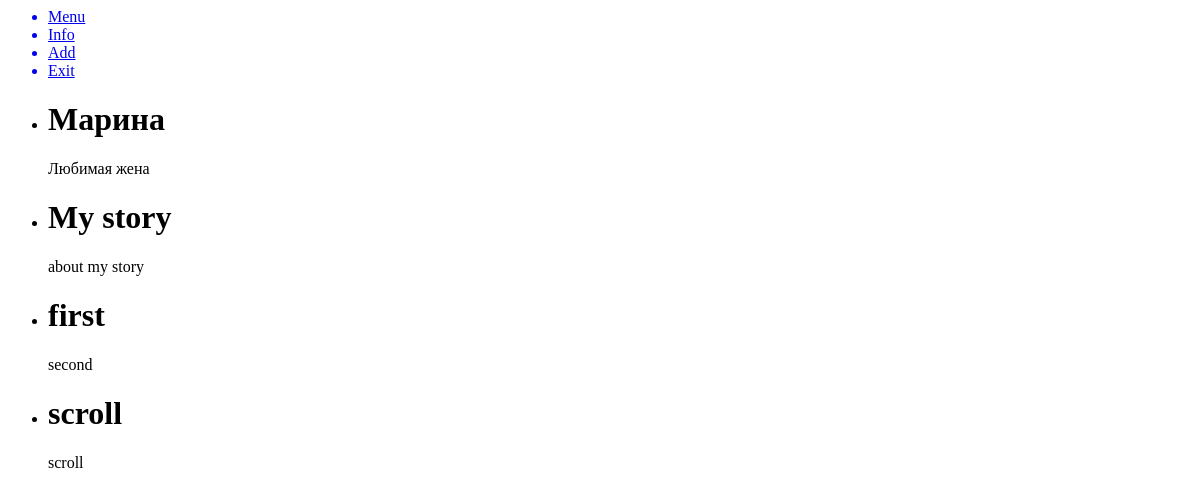
The page /info/ on the database as committed earlier.
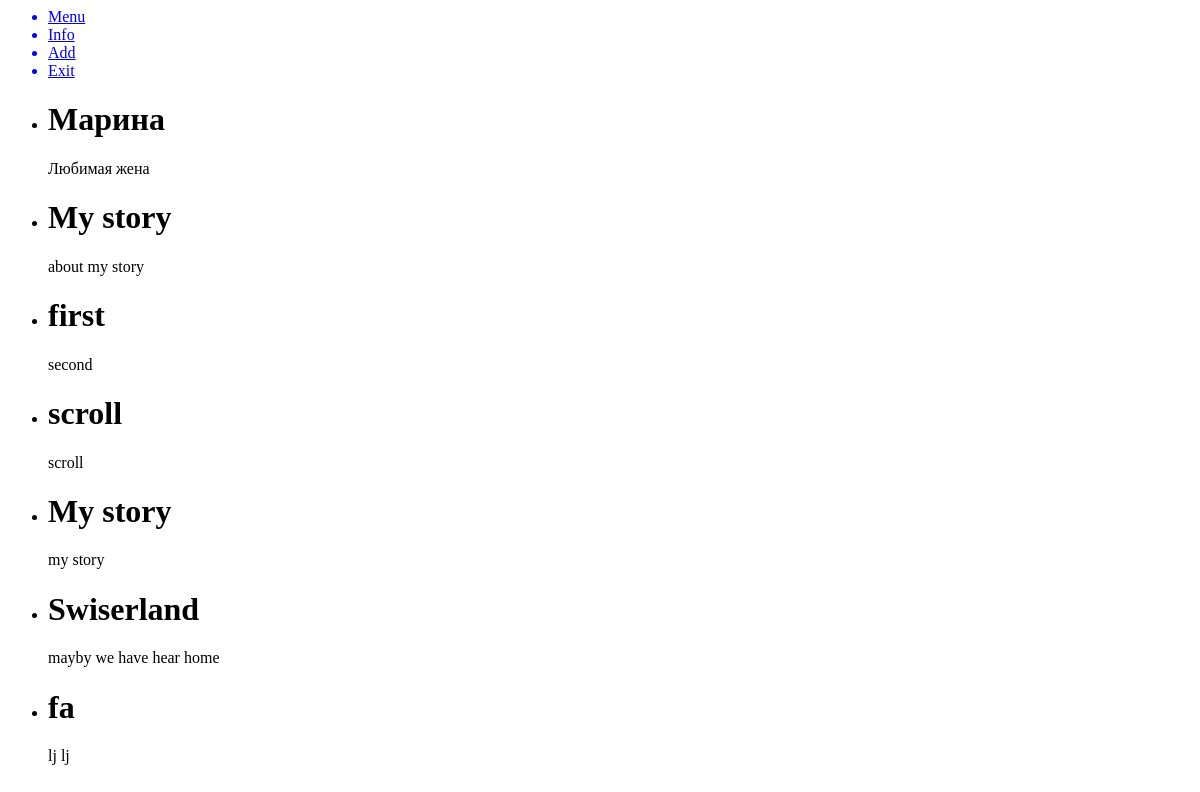
The same page on the database as committed later.
### search/models.py (models this page shows, shortened)
class Search (models.Model):
    title = models.CharField(max_length=100)
    content = models.TextField()
    content_images = models.ImageField(upload_to="photos/Y%/m%/d%")
    time_c = models.DateTimeField(auto_now_add=True)

### search/views.py (the view)
# urls.py: path('info/', info, name='info'),
def info(request):
    posts = Search.objects.all()
    return render(request, 'search/info.html', {'posts':posts})

### search/templates/search/info.html (shortened to what this page needs)
{% extends 'search/home.html' %}
  {% block content %}
  <ul>
  {% for p in posts %}
     <li>
       <h1> {{p.title}} </h1>
         <p>{{p.content}}</p>
     </li>
    {% endfor %}
  </ul>
  {% endblock %}

### search/templates/search/home.html (shortened to what this page needs)
{% load static %}
<html lang="en">
<head>
    <link href="index.css" rel="stylesheet">
</head>
 <body>
  <header>
      <ul>
        <a href="{% url 'home' %}" ><li>Menu</li></a>
        <a href="{% url 'info' %}" ><li>Info </li></a>
        <a href="{% url 'add' %}"  ><li>Add </li> </a>
        <a href="{% url 'exit' %}" ><li>Exit </li></a>
      </ul>
  </header>
  <p> {% block content %}{% endblock %}  </p>
</body>
</html>

Rows that differ between the two databases and show on the page:
added Search: title "My story", content "my story"
added Search: title "Swiserland", content "mayby we have hear home"
added Search: title "fa", content "lj lj"
